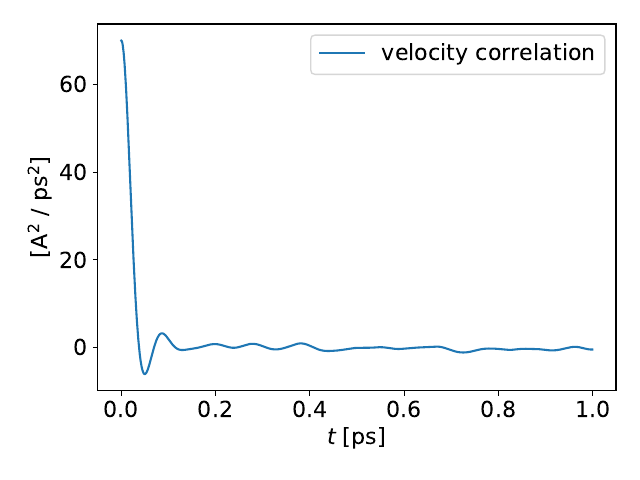

Write Python code to recreate this figure.
import numpy as np
import matplotlib as mpl
from matplotlib import pyplot as plt
import struct

### for plotting nice plots ###
width = 6
height = width / 1.5
fsize = 16
font = {'size': fsize}
mpl.rc('font', **font)
mpl.rc('xtick', labelsize=fsize)
mpl.rc('ytick', labelsize=fsize)
mpl.rc('text', usetex=False)

### read binary files generated by C ###
velocity_correlations = np.fromfile('velocity_correlations_task6.bin')
parameters = np.fromfile('parameters_task6.bin')

### extract parameters ###
dt = parameters[0]
nbr_timesteps = int(parameters[1])
t = np.array([i * dt for i in range(nbr_timesteps)])

### plot velocity_correlations(t) ###
fig, ax = plt.subplots()
ax.plot(t, velocity_correlations * 70 / max(velocity_correlations), label=r'velocity correlation')
ax.set_xlabel(r'$t$ [ps]')
ax.set_ylabel(r'[A$^2$ / ps$^2$]')

### legend & save file ###
plt.legend()
plt.tight_layout()
filename = f'plot_task6_solid.pdf'
plt.savefig(filename)
plt.show()

### calculate cosine transform ###
D = np.trapz(velocity_correlations, x=t) / 3
print(f'D = {D} []')

